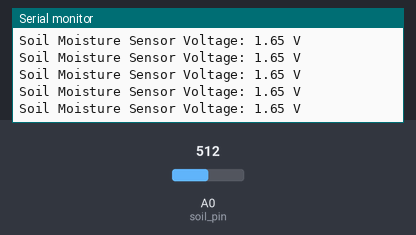
Simulated run of this sketch. Board: Arduino Uno, built with avr-gcc and run on an emulated ATmega328P. Shown: the last lines printed to the serial monitor. The inputs (shaded band) are chosen by the test bench; at power-on: A0 (soil_pin) = 512.

Above: at 1.2 s.
1.3 s: A0 (soil_pin) set to 716
At 1.42 s:
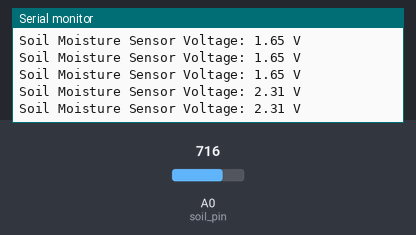
2.8 s: A0 (soil_pin) set to 900
At 2.83 s:
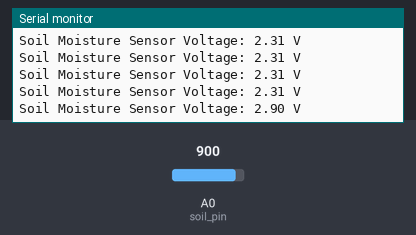
Timing chart, 0 to 5.8 s (numbered marks = the images above; inputs shaded):
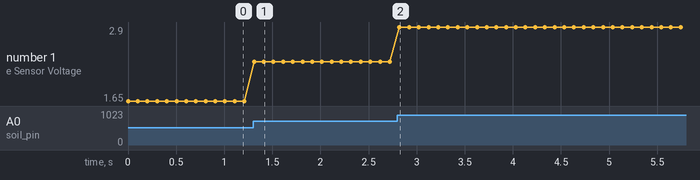

Measured:
- after the input at 1.3 s, the serial monitor: prints a new line at once (image 1)
- after the input at 2.8 s, the serial monitor: prints a new line at once (image 2)
- plotted number 1: 1.65 → 2.31 after the input at 1.3 s, 2.31 → 2.9 after the input at 2.8 s

The sketch:

lab3.ino
```cpp
int soil_pin = A0; // AOUT pin on sensor


void setup() {

  // put your setup code here, to run once:


  Serial.begin(9600);

  analogReference(EXTERNAL);

}


void loop() {

  // put your main code here, to run repeatedly:


  Serial.print("Soil Moisture Sensor Voltage: ");

  Serial.print((float(analogRead(soil_pin))/1023.0)*3.3); // read sensor

  Serial.println(" V");

  delay(100); // slight delay between readings


}
```
